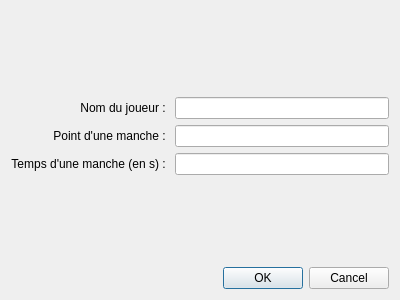
<?xml version="1.0" encoding="UTF-8"?>
<ui version="4.0">
 <class>Dialog</class>
 <widget class="QDialog" name="Dialog">
  <property name="geometry">
   <rect>
    <x>0</x>
    <y>0</y>
    <width>400</width>
    <height>300</height>
   </rect>
  </property>
  <property name="windowTitle">
   <string>Dialog</string>
  </property>
  <layout class="QHBoxLayout" name="horizontalLayout_2">
   <item>
    <layout class="QVBoxLayout" name="verticalLayout">
     <item>
      <spacer name="verticalSpacer_2">
       <property name="orientation">
        <enum>Qt::Vertical</enum>
       </property>
       <property name="sizeHint" stdset="0">
        <size>
         <width>20</width>
         <height>40</height>
        </size>
       </property>
      </spacer>
     </item>
     <item>
      <layout class="QGridLayout" name="gridLayout">
       <item row="2" column="1">
        <widget class="QLineEdit" name="lTemps"/>
       </item>
       <item row="0" column="0">
        <widget class="QLabel" name="label_3">
         <property name="text">
          <string>Nom du joueur : </string>
         </property>
         <property name="alignment">
          <set>Qt::AlignRight|Qt::AlignTrailing|Qt::AlignVCenter</set>
         </property>
        </widget>
       </item>
       <item row="0" column="1">
        <widget class="QLineEdit" name="lNom"/>
       </item>
       <item row="1" column="1">
        <widget class="QLineEdit" name="lPoint"/>
       </item>
       <item row="1" column="0">
        <widget class="QLabel" name="label_2">
         <property name="text">
          <string>Point d'une manche : </string>
         </property>
         <property name="alignment">
          <set>Qt::AlignRight|Qt::AlignTrailing|Qt::AlignVCenter</set>
         </property>
        </widget>
       </item>
       <item row="2" column="0">
        <widget class="QLabel" name="label">
         <property name="text">
          <string>Temps d'une manche (en s) : </string>
         </property>
         <property name="alignment">
          <set>Qt::AlignRight|Qt::AlignTrailing|Qt::AlignVCenter</set>
         </property>
        </widget>
       </item>
      </layout>
     </item>
     <item>
      <spacer name="verticalSpacer">
       <property name="orientation">
        <enum>Qt::Vertical</enum>
       </property>
       <property name="sizeHint" stdset="0">
        <size>
         <width>20</width>
         <height>40</height>
        </size>
       </property>
      </spacer>
     </item>
     <item>
      <layout class="QHBoxLayout" name="horizontalLayout">
       <item>
        <spacer name="horizontalSpacer">
         <property name="orientation">
          <enum>Qt::Horizontal</enum>
         </property>
         <property name="sizeHint" stdset="0">
          <size>
           <width>40</width>
           <height>20</height>
          </size>
         </property>
        </spacer>
       </item>
       <item>
        <widget class="QPushButton" name="Bok">
         <property name="text">
          <string>OK</string>
         </property>
         <property name="default">
          <bool>true</bool>
         </property>
        </widget>
       </item>
       <item>
        <widget class="QPushButton" name="Bcancel">
         <property name="text">
          <string>Cancel</string>
         </property>
        </widget>
       </item>
      </layout>
     </item>
    </layout>
   </item>
  </layout>
 </widget>
 <resources/>
 <connections/>
</ui>
